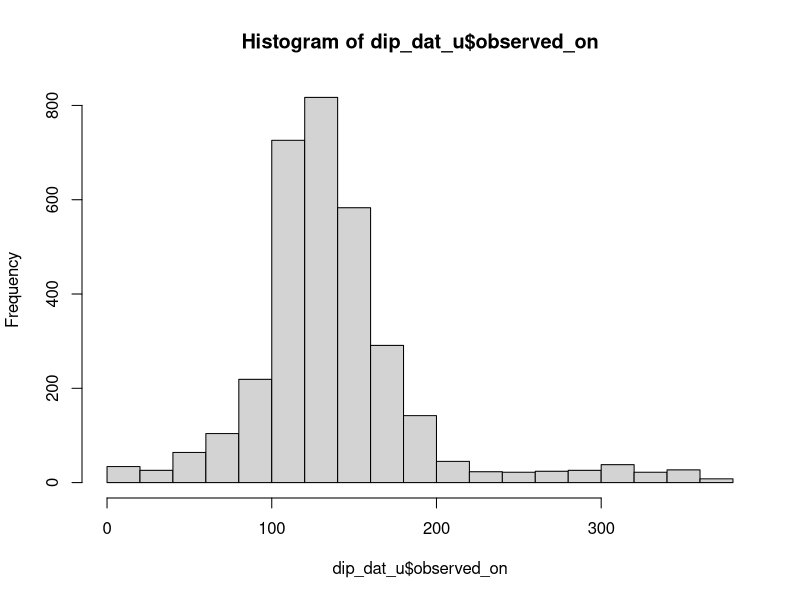
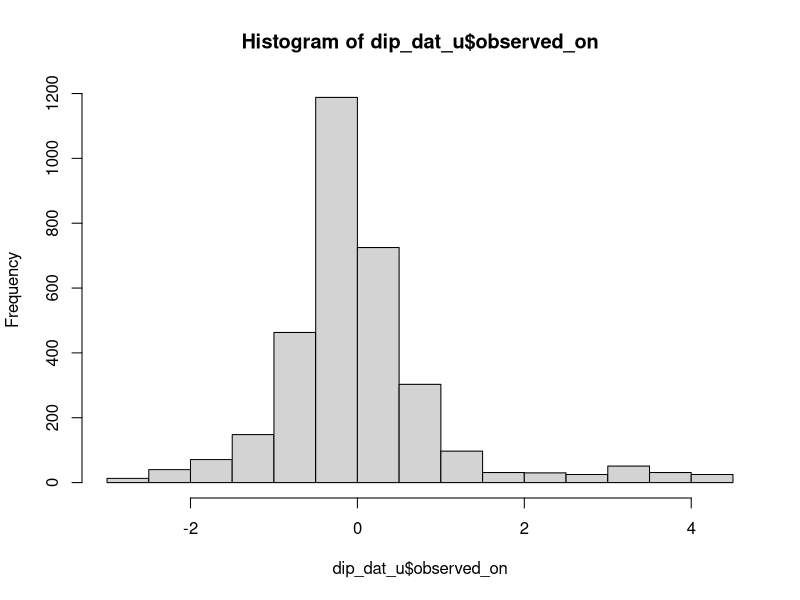
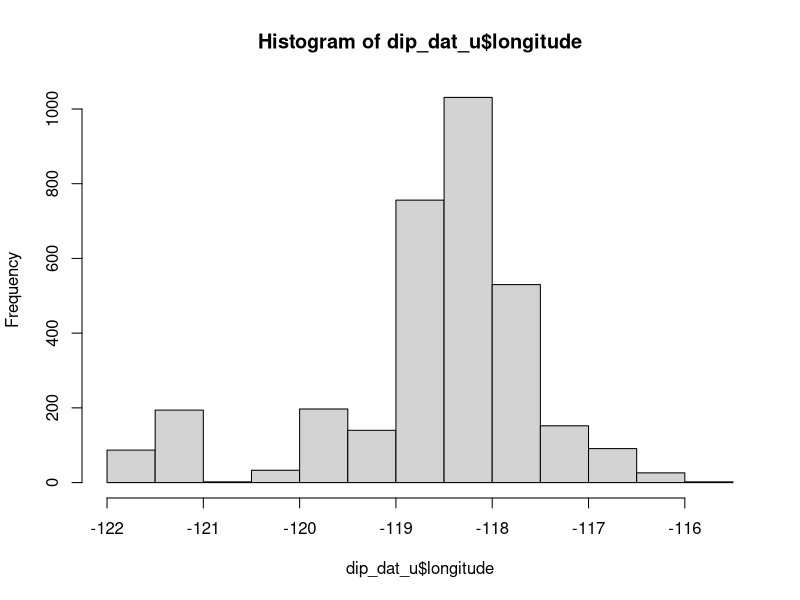
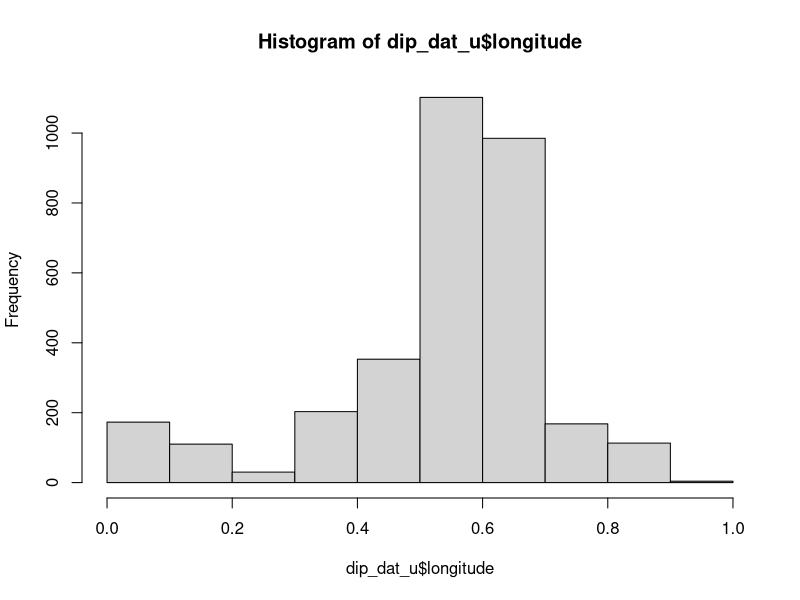
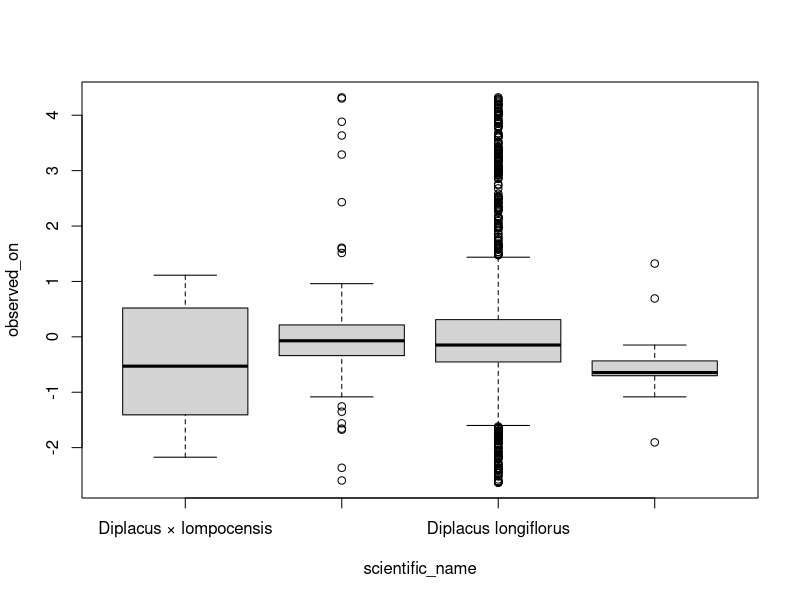
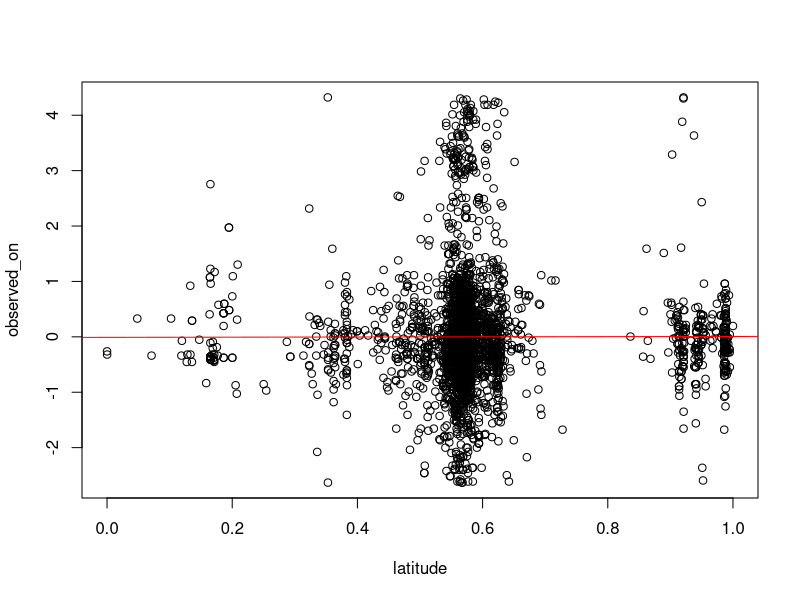
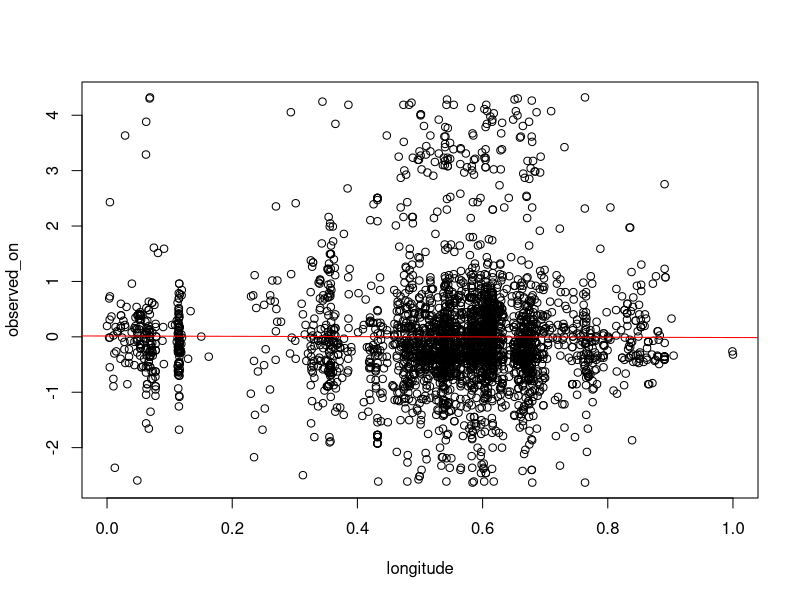

Generate these figures, in order, with R:
# In this section we will work on data wrangling and manipulation. We will look at how 
# to use functions to filter the data down to what we want and get it into the form we want.


# because we have a project where our current directory is always the base directory
# of the project that we are in, we don't have to worry about setting the working directory

# read the data in

# read.csv is a function that reads in data where the columns are separated by commas
# we highly recommend that you store your data as text files rather than excel files,
# i.e. csv's (comma separated values) or tsv's (tab separated values)

d <- read.csv("data/observations-465928.csv")

# let's take a quick look at what is in the data using str()

str(d)

# we are really only interested in the date observed, longitude, latitude, and scientific name,
# so let's pull out just those columns

dat <- d[,c(2,7:9)]

# let's look at it quick to make sure that we have the columns we want now.

str(dat)

# let's look at the unique values in scientific_name, we want to just be looking
# at species in the "Diplacus" genus
unique(dat$scientific_name)

# how many observations are under each name
table(dat$scientific_name)

# let's filter to have just the Diplacus individuals
dip_dat <- dat[grepl(pattern = "Diplacus", dat$scientific_name), ] # remember to leave the columns blanck to return all columns.

#># challenge to do the above with subset!

# see how many of each species now
table(dip_dat$scientific_name)

# ok, so now we have just the species we want, let's make sure there are no duplicate 
# observations if there are no duplicates

duplicated(dip_dat$latitude)

# the list of T/Fs is hard to look at, let's see how many duplicated columns there are
sum(duplicated(dip_dat$latitude))

# just to make sure these are from the same spots, let's include longitude
sum(duplicated(dip_dat[,c("latitude", "longitude")]))

# ok so some of the duplicated latitudes have different longitudes, let's keep them,
# so we will get rid of everything that has the same latitude and longitude

dip_dat_u <- dip_dat[!duplicated(dip_dat[ , c("latitude", "longitude")]),]

# check it again
str(dip_dat_u)

# let's turn the observed on date, which is characters into something that is more
# easily inturpreted like a julian date

# we need to first change it into a "Date" class instead of a "character"
obs_on <- as.Date(dip_dat_u$observed_on)

class(obs_on)

# now we can change it from YYYY-MM-DD to julian date
julian <- format(obs_on, "%j")

julian

class(julian)

# now we have julian dates, but it is still a character class, so we have to change
# it to numeric so that we can use it in other functions as a numeric value

julian <- as.numeric(julian)

class(julian)

# so now that it's numeric, lets replace the observed_on column in the data frame with
# the julian vector

dip_dat_u$observed_on <- julian

# now we see that the observed on date is of the numeric class
str(dip_dat_u)

# let's make a couple functions to transform the data to make it easier to interpret
# first let's make a formula that standardizes the data

standardize <- function(data){
  (data - mean(data))/sd(data)
}

# let's look at the julian observation dates
hist(dip_dat_u$observed_on)

# now let's standardize it so that it has a mean of 0 and standard deviation of 1
dip_dat_u$observed_on <- standardize(dip_dat_u$observed_on)

hist(dip_dat_u$observed_on)

# the data still has the same information, it is just a little easier to interpret
cor(julian, dip_dat_u$observed_on)

# now let's make a function that will take latitude and longitude and put them on a 
# scale from 0 to 1

per_max <- function(x){
  (x - min(x))/(max(x) - min(x))
}

hist(dip_dat_u$longitude)

dip_dat_u$longitude <- per_max(dip_dat_u$longitude)

hist(dip_dat_u$longitude)

dip_dat_u$latitude <- per_max(dip_dat_u$latitude)

# finally, we need to convert the species names to factors
str(dip_dat_u)

dip_dat_u$scientific_name <- factor(dip_dat_u$scientific_name)

str(dip_dat_u)

# ok, now we can try to look for some patterns

# do the different species flower (well, are observed actually) at different times?
lm(observed_on ~ scientific_name - 1, data = dip_dat_u)

plot(observed_on ~ scientific_name, data = dip_dat_u)

# is observation time related to latitude? Longitude

lat_mod <- lm(observed_on ~ latitude, data = dip_dat_u)

summary(lat_mod)

plot(observed_on ~ latitude, data = dip_dat_u)
abline(a = coef(lat_mod)[1], b = coef(lat_mod)[2], col = "red")

lon_mod <- lm(observed_on ~ longitude, data = dip_dat_u)

plot(observed_on ~ longitude, data = dip_dat_u)
abline(a = coef(lon_mod)[1], b = coef(lon_mod)[2], col = "red")
